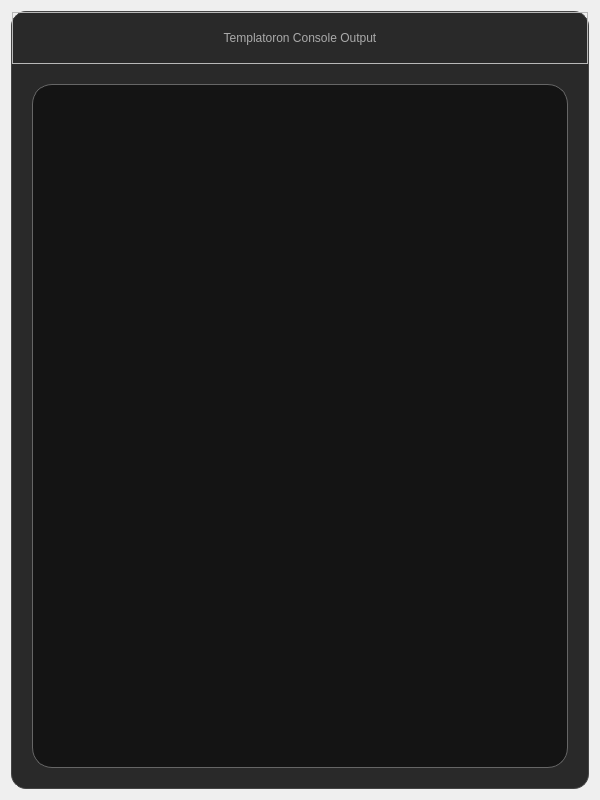
<?xml version="1.0" encoding="UTF-8"?>
<ui version="4.0">
 <class>Dialog</class>
 <widget class="QWidget" name="Dialog">
  <property name="geometry">
   <rect>
    <x>0</x>
    <y>0</y>
    <width>600</width>
    <height>800</height>
   </rect>
  </property>
  <property name="windowTitle">
   <string>Templatoron Console Output</string>
  </property>
  <property name="styleSheet">
   <string notr="true">#Content {
	background: #292929;
	border: 1px solid #444;
	border-radius: 15px;
}
#Console {
	background: #141414;
	border: 1px solid #666;
	border-radius: 20px;
	font: 10pt &quot;Fira Code&quot;;
	color: #ccc;
	padding: 10px;
	margin: 20px;
}
#TitleBar {
	min-height: 50px;
}
#TitleBarTitle {
	font: 12pt &quot;Inter&quot;;
	color: #aaa;
}
QScrollBar:vertical{
	width: 20px;
	right: 20px;
	margin: 10px 10px 10px 0;
	background: transparent;
	border-radius: 5px;
}
QScrollBar::handle:vertical {
	background: #505050;
	border-radius: 5px;
}
QScrollBar::handle:vertical:hover {
	background: #5A5A5A;
}
QScrollBar::handle:vertical:pressed {
	background: #6A6A6A;
}
QScrollBar::add-line:vertical, QScrollBar::sub-line:vertical
{
      border: none;
      background: none;
      color: none;
}
QScrollBar::add-page:vertical, QScrollBar::sub-page:vertical
{
	background: #222;
	border-radius:5px;
}</string>
  </property>
  <layout class="QVBoxLayout" name="verticalLayout">
   <item>
    <widget class="QFrame" name="Content">
     <property name="frameShape">
      <enum>QFrame::StyledPanel</enum>
     </property>
     <property name="frameShadow">
      <enum>QFrame::Raised</enum>
     </property>
     <layout class="QVBoxLayout" name="verticalLayout_2">
      <property name="spacing">
       <number>0</number>
      </property>
      <property name="leftMargin">
       <number>0</number>
      </property>
      <property name="topMargin">
       <number>0</number>
      </property>
      <property name="rightMargin">
       <number>0</number>
      </property>
      <property name="bottomMargin">
       <number>0</number>
      </property>
      <item>
       <widget class="QFrame" name="TitleBar">
        <property name="frameShape">
         <enum>QFrame::StyledPanel</enum>
        </property>
        <property name="frameShadow">
         <enum>QFrame::Raised</enum>
        </property>
        <layout class="QHBoxLayout" name="horizontalLayout">
         <item>
          <widget class="QLabel" name="TitleBarTitle">
           <property name="text">
            <string>Templatoron Console Output</string>
           </property>
           <property name="alignment">
            <set>Qt::AlignCenter</set>
           </property>
          </widget>
         </item>
        </layout>
       </widget>
      </item>
      <item>
       <widget class="QPlainTextEdit" name="Console">
        <property name="verticalScrollBarPolicy">
         <enum>Qt::ScrollBarAsNeeded</enum>
        </property>
        <property name="horizontalScrollBarPolicy">
         <enum>Qt::ScrollBarAlwaysOff</enum>
        </property>
        <property name="readOnly">
         <bool>true</bool>
        </property>
       </widget>
      </item>
     </layout>
    </widget>
   </item>
  </layout>
 </widget>
 <resources/>
 <connections/>
</ui>
